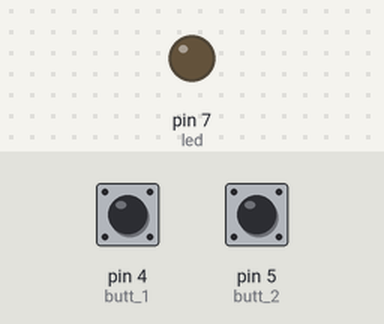
Simulated run of this sketch. Board: Arduino Uno, built with avr-gcc and run on an emulated ATmega328P. Parts: output pins drawn as LEDs (lit = HIGH). The inputs (shaded band) are chosen by the test bench; at power-on: pin 4 (butt_1) LOW, pin 5 (butt_2) LOW.

Above: at 1.2 s.
1.3 s: pin 4 (butt_1) pulled HIGH for 0.15 s
At 2.5 s:
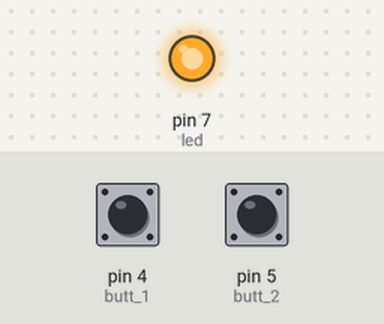
2.9 s: pin 5 (butt_2) pulled HIGH for 0.15 s
At 3.9 s:
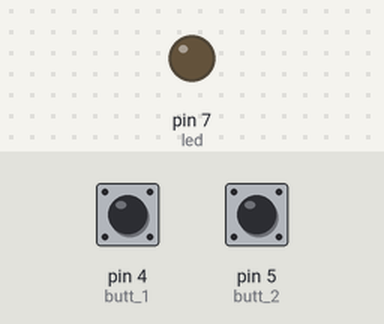
4.5 s: pin 4 (butt_1) pulled HIGH for 1 s
At 5.2 s:
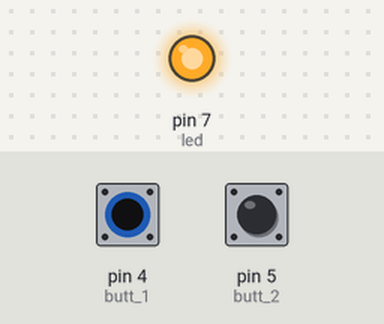
Timing chart, 0 to 7.5 s (numbered marks = the images above; inputs shaded):
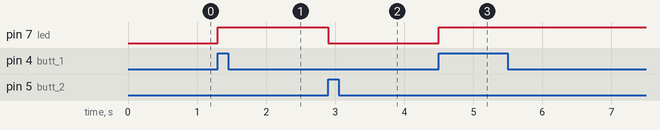

Measured:
- after the input at 1.3 s, pin 7 (led): LOW → HIGH at once
- after the input at 2.9 s, pin 7 (led): HIGH → LOW at once
- after the input at 4.5 s, pin 7 (led): LOW → HIGH at once

The sketch:

LED_SW2_on-off.ino
```cpp
int led = 7;
int butt_1 = 4;   //ON
int butt_2 = 5;   //OFF
void setup()
{
  pinMode(led, OUTPUT);
  pinMode(butt_1, INPUT);
  pinMode(butt_2, INPUT);
}
void loop()
{
  if (digitalRead (butt_1) == HIGH)
  {
    digitalWrite(led, HIGH);
    delay (200);
  }
  else if (digitalRead (butt_2) == HIGH)
  {
    digitalWrite(led, LOW);
    delay (200);
  }
}
```
